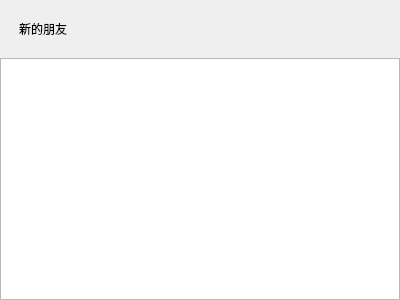
<?xml version="1.0" encoding="UTF-8"?>
<ui version="4.0">
 <class>ApplyFriendPage</class>
 <widget class="QWidget" name="ApplyFriendPage">
  <property name="geometry">
   <rect>
    <x>0</x>
    <y>0</y>
    <width>400</width>
    <height>300</height>
   </rect>
  </property>
  <property name="windowTitle">
   <string>ApplyFriendPage</string>
  </property>
  <layout class="QVBoxLayout" name="verticalLayout">
   <property name="spacing">
    <number>0</number>
   </property>
   <property name="leftMargin">
    <number>0</number>
   </property>
   <property name="topMargin">
    <number>0</number>
   </property>
   <property name="rightMargin">
    <number>0</number>
   </property>
   <property name="bottomMargin">
    <number>0</number>
   </property>
   <item>
    <widget class="QWidget" name="friend_apply_wid" native="true">
     <layout class="QHBoxLayout" name="horizontalLayout">
      <item>
       <spacer name="horizontalSpacer_2">
        <property name="orientation">
         <enum>Qt::Orientation::Horizontal</enum>
        </property>
        <property name="sizeType">
         <enum>QSizePolicy::Policy::Fixed</enum>
        </property>
        <property name="sizeHint" stdset="0">
         <size>
          <width>10</width>
          <height>20</height>
         </size>
        </property>
       </spacer>
      </item>
      <item>
       <widget class="QLabel" name="friend_apply_label">
        <property name="minimumSize">
         <size>
          <width>0</width>
          <height>40</height>
         </size>
        </property>
        <property name="maximumSize">
         <size>
          <width>16777215</width>
          <height>40</height>
         </size>
        </property>
        <property name="text">
         <string>新的朋友</string>
        </property>
        <property name="scaledContents">
         <bool>false</bool>
        </property>
        <property name="alignment">
         <set>Qt::AlignmentFlag::AlignCenter</set>
        </property>
       </widget>
      </item>
      <item>
       <spacer name="horizontalSpacer">
        <property name="orientation">
         <enum>Qt::Orientation::Horizontal</enum>
        </property>
        <property name="sizeHint" stdset="0">
         <size>
          <width>309</width>
          <height>20</height>
         </size>
        </property>
       </spacer>
      </item>
     </layout>
    </widget>
   </item>
   <item>
    <widget class="QWidget" name="widget_2" native="true">
     <layout class="QVBoxLayout" name="verticalLayout_2">
      <property name="spacing">
       <number>0</number>
      </property>
      <property name="leftMargin">
       <number>0</number>
      </property>
      <property name="topMargin">
       <number>0</number>
      </property>
      <property name="rightMargin">
       <number>0</number>
      </property>
      <property name="bottomMargin">
       <number>0</number>
      </property>
      <item>
       <widget class="ApplyFriendList" name="apply_friend_list"/>
      </item>
     </layout>
    </widget>
   </item>
  </layout>
 </widget>
 <customwidgets>
  <customwidget>
   <class>ApplyFriendList</class>
   <extends>QListWidget</extends>
   <header>applyfriendlist.h</header>
  </customwidget>
 </customwidgets>
 <resources/>
 <connections/>
</ui>
